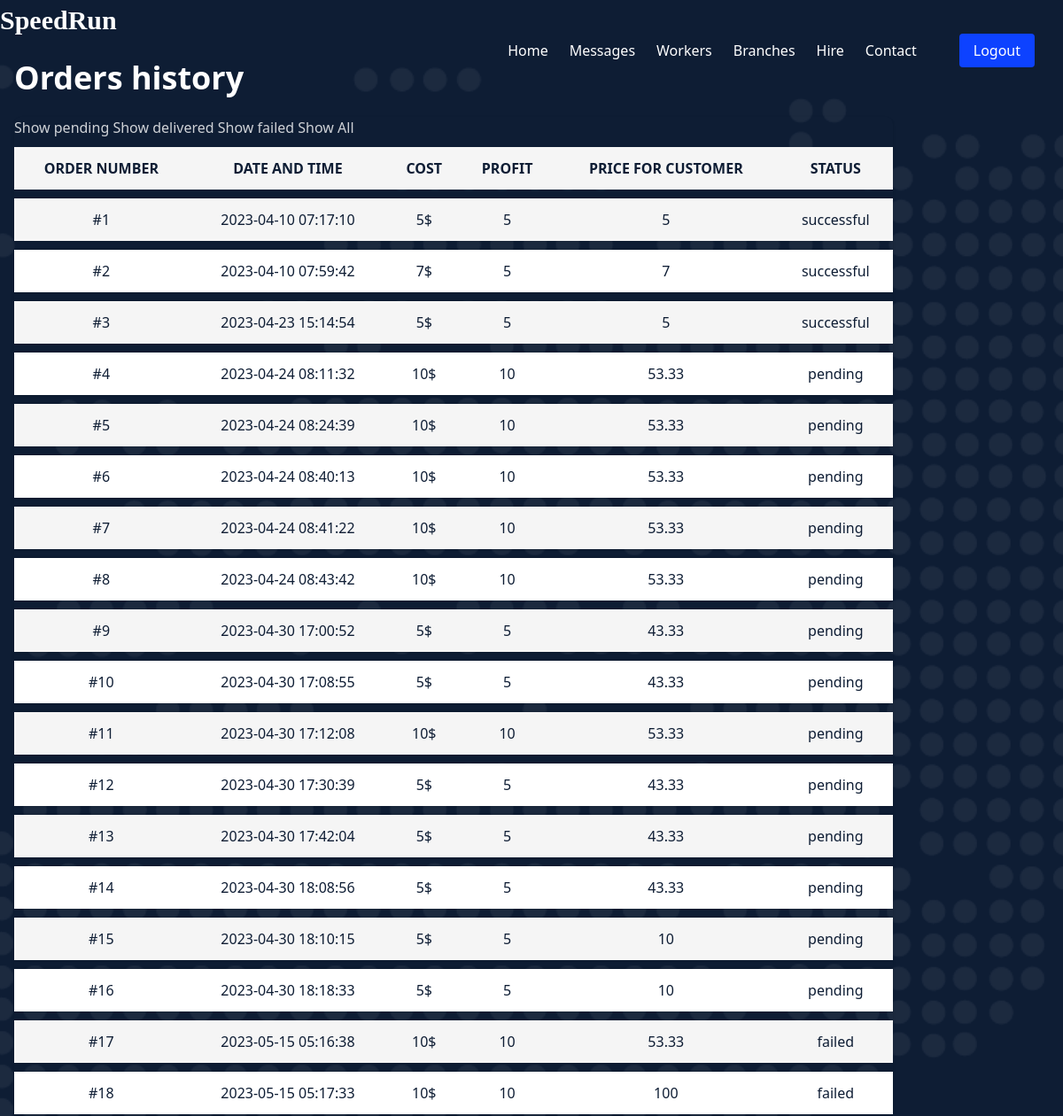
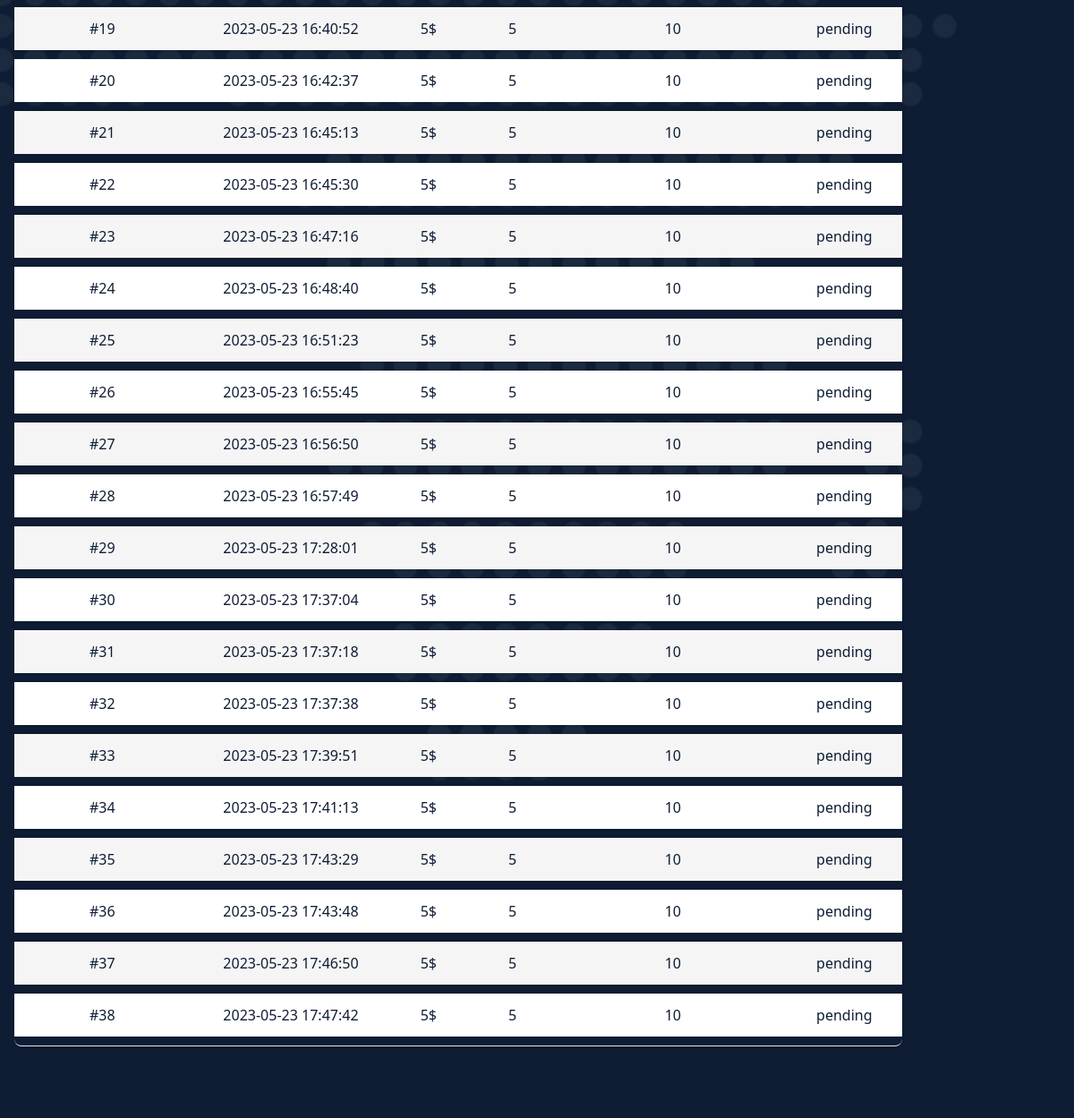
/php/profit.php (signed in), run on the app's committed database (2 pictures, top to bottom).
### tables this page shows
CREATE TABLE `orders` (
  `o_id` int(11) NOT NULL,
  `p_id` int(11) DEFAULT NULL,
  `c_id` int(11) DEFAULT NULL,
  `status` enum('successful','pending','failed','') NOT NULL DEFAULT 'pending',
  `date` timestamp NOT NULL DEFAULT current_timestamp(),
  `pic` longblob DEFAULT NULL
);

CREATE TABLE `packages` (
  `p_id` int(11) NOT NULL,
  `width` float NOT NULL,
  `height` float NOT NULL,
  `weight` float NOT NULL,
  `message` text DEFAULT NULL,
  `to_name` varchar(255) DEFAULT NULL,
  `to_phone` varchar(100) DEFAULT NULL,
  `to_address` varchar(255) NOT NULL,
  `p_longitude` decimal(11,8) DEFAULT NULL,
  `p_latitude` decimal(10,8) DEFAULT NULL,
  `to_district` varchar(255) NOT NULL,
  `fragile` tinyint(1) NOT NULL DEFAULT 0,
  `o_price` float NOT NULL DEFAULT 0,
  `cost` float NOT NULL,
  `charge` float NOT NULL DEFAULT 5,
  `f_price` float NOT NULL,
  `pay_at_delivery` tinyint(1) NOT NULL DEFAULT 1
);

### php/profit.php (the view, shortened to what this page needs)
<!DOCTYPE html>
<html>
<head>
  <link href="https://cdn.jsdelivr.net/npm/tailwindcss@2.2.16/dist/tailwind.min.css" rel="stylesheet">
  <link rel="stylesheet" href="../assets/css/header.css">
  <link rel="stylesheet" href="../assets/css/manager.css">
  <link href="assets/vendor/bootstrap-icons/bootstrap-icons.css" rel="stylesheet">
  <link href="assets/vendor/fontawesome-free/css/all.min.css" rel="stylesheet">
  <link href="assets/vendor/glightbox/css/glightbox.min.css" rel="stylesheet">
  <link href="assets/vendor/swiper/swiper-bundle.min.css" rel="stylesheet">
  <link href="assets/vendor/aos/aos.css" rel="stylesheet">
</head>
<body>
  <header id="header" class="header d-flex alignems-center fixed-top ">
    <div class="container-fluid container-xl d-flex alignems-center justify-content-between">
      <a href="../CEO.php" class="logo d-flex alignems-center">
        <h1 style="font-family: 'Libre Baskerville', serif;">SpeedRun</h1>
      </a>
      <nav id="navbar" class="navbar">
        <?php
        if ($_SESSION['type'] == 'CEO') {
        ?>
          <ul>
            <li><a href="../CEO.php" class="active">Home</a></li>
            <li><a href="viewWorker.php">Workers</a></li>
            <li><a href="../hire.php">Hire</a></li>
            <li><a href="../addBranches.php">Branches</a></li>
            <li><a href="profit.php">Statistics</a></li>
            <li><a href="../viewMessages.php">Messages</a></li>
            <li><a class="get-a-quote" href="logout.php">Logout</a></li>
          </ul>
        <?php } else { ?>
          <ul>
            <li><a href="../IT.php" class="active">Home</a></li>
            <li><a href="../viewMessages.php">Messages</a></li>
            <li><a href="viewWorker.php">Workers</a></li>
            <li><a href="../addBranches.php">Branches</a></li>
            <li><a href="hire.php">Hire</a></li>
            <li><a href="../IT.php#IT_message">Contact</a></li>
            <li><a class="get-a-quote" href="logout.php">Logout</a></li>
          </ul>
        <?php } ?>
      </nav>
    </div>
  </header>
  <section id="hero" class="hero " style="padding-top: 20px; height: 100%; ">
    <div class="container">
      <div class="container mx-auto px-4 py-12">
        <h1 class="text-4xl font-bold mb-6" style="color:white;">Orders history</h1>
        <div class="shadow overflow-hidden border-b border-gray-200 sm:rounded-lg mb-8">
          <a href="http://localhost/seniorProject/php/profit.php?status=pending"><button class="show-all-button" name="show" type="submit" id="showButton">Show pending</button> </a>
          <a href="http://localhost/seniorProject/php/profit.php?status=successful"><button class="show-all-button" name="show" type="submit" id="showButton">Show delivered</button> </a>
          <a href="http://localhost/seniorProject/php/profit.php?status=failed"><button class="show-all-button" name="show" type="submit" id="showButton">Show failed</button> </a>
          <a href="http://localhost/seniorProject/php/profit.php"><button class="show-all-button" name="show" type="submit" id="showButton">Show All</button> </a>
          <table class="table table-striped">
            <thead>
              <tr>
                <th>Order number </th>
                <th>Date and time</th>
                <th>Cost</th>
                <th>Profit</th>
                <th>Price for customer</th>
                <th>status</th>
              </tr>
            </thead>
            <tbody>
              <?php
              require_once('connection.php');
              $query = 0;
              if (isset($_GET['status'])) {
                $status = $_GET['status'];
                $query = "SELECT * FROM orders NATURAL JOIN packages WHERE status='$status' ORDER BY date";
              } else {
                $query = "SELECT * FROM orders NATURAL JOIN packages ORDER BY date";
              }
              $result = mysqli_query($link, $query);
              if (($result) && (mysqli_num_rows($result) > 0)) {
                while ($row = mysqli_fetch_assoc($result)) {
                  echo "<tr>
                  <td>#" . $row["o_id"] . "</td>
                  <td>" . $row["date"] . "</td>
                  <td>" . $row["cost"] . "$</td>
                  <td>" . $row["charge"] . "</td>
                  <td>" . $row["f_price"] . "</td>
                  <td>" . $row["status"] . "</td>
                  </tr>";
                }
              }
              ?>
            </tbody>
          </table>
        </div>
      </div>
    </div>
  </section>
</body>
</html>

### assets/css/header.css (style rules this page uses)
#header { background-color: #0e1d34; }
#navbar ul { display: flex; justify-content: flex-end; }
.logo { margin-right: auto; padding: auto; }
.header.fixed-top { position: fixed; top: 0; left: 0; right: 0; z-index: 1030; }
#navbar ul li { margin-left: 1.5rem; }
#navbar ul li a { color: #ffffff; }
.get-a-quote { background-color: #0d42ff; color: #0e1d34; padding: 8px 16px; border-radius: 4px; margin-left: 1.5rem; margin-right: 2rem; }
.header .logo h1 { font-size: 30px; margin: 0; font-weight: 700; color: #fff; font-family: var(--font-primary); }

### assets/css/manager.css (style rules this page uses)
html { height: 100%; }
.hero { width: 100%; min-height: 100vh; background-color: #0e1d34; background-image: url("../img/hero-bg.png"); background-size: cover; background-repeat: no-repeat; background-position: center center; color: rgba(255, 255, 255, 0.8); overflow: auto; }
html, body { margin: 0; padding: 0; height: 100%; }
.table { width: 100%; max-width: 1200px; margin: 0 auto; border-collapse: separate; border-spacing: 0 10px; }
.table th, .table td { padding: 12px; vertical-align: middle; text-align: center; color:#0e1d34; }
.table th { background-color: #f5f5f5; font-weight: bold; text-transform: uppercase; }
.table tbody tr { background-color: #fff; border-radius: 4px; box-shadow: 0 0 4px rgba(0, 0, 0, 0.2); }
.table-striped tbody tr:nth-of-type(odd) { background-color: #f5f5f5; }

### data on the page
orders: o_id "1", date "2023-04-10 07:17:10", p.cost "5", p.charge "5", p.f_price "5", status "successful"
orders: o_id "2", date "2023-04-10 07:59:42", p.cost "7", p.charge "5", p.f_price "7", status "successful"
orders: o_id "3", date "2023-04-23 15:14:54", p.cost "5", p.charge "5", p.f_price "5", status "successful"
orders: o_id "4", date "2023-04-24 08:11:32", p.cost "10", p.charge "10", p.f_price "53.33", status "pending"
orders: o_id "5", date "2023-04-24 08:24:39", p.cost "10", p.charge "10", p.f_price "53.33", status "pending"
orders: o_id "6", date "2023-04-24 08:40:13", p.cost "10", p.charge "10", p.f_price "53.33", status "pending"
orders: o_id "7", date "2023-04-24 08:41:22", p.cost "10", p.charge "10", p.f_price "53.33", status "pending"
orders: o_id "8", date "2023-04-24 08:43:42", p.cost "10", p.charge "10", p.f_price "53.33", status "pending"
orders: o_id "9", date "2023-04-30 17:00:52", p.cost "5", p.charge "5", p.f_price "43.33", status "pending"
orders: o_id "10", date "2023-04-30 17:08:55", p.cost "5", p.charge "5", p.f_price "43.33", status "pending"
orders: o_id "11", date "2023-04-30 17:12:08", p.cost "10", p.charge "10", p.f_price "53.33", status "pending"
orders: o_id "12", date "2023-04-30 17:30:39", p.cost "5", p.charge "5", p.f_price "43.33", status "pending"
orders: o_id "13", date "2023-04-30 17:42:04", p.cost "5", p.charge "5", p.f_price "43.33", status "pending"
orders: o_id "14", date "2023-04-30 18:08:56", p.cost "5", p.charge "5", p.f_price "43.33", status "pending"
orders: o_id "15", date "2023-04-30 18:10:15", p.cost "5", p.charge "5", p.f_price "10", status "pending"
orders: o_id "16", date "2023-04-30 18:18:33", p.cost "5", p.charge "5", p.f_price "10", status "pending"
orders: o_id "17", date "2023-05-15 05:16:38", p.cost "10", p.charge "10", p.f_price "53.33", status "failed"
orders: o_id "18", date "2023-05-15 05:17:33", p.cost "10", p.charge "10", p.f_price "100", status "failed"
orders: o_id "19", date "2023-05-23 16:40:52", p.cost "5", p.charge "5", p.f_price "10", status "pending"
orders: o_id "20", date "2023-05-23 16:42:37", p.cost "5", p.charge "5", p.f_price "10", status "pending"
orders: o_id "21", date "2023-05-23 16:45:13", p.cost "5", p.charge "5", p.f_price "10", status "pending"
orders: o_id "22", date "2023-05-23 16:45:30", p.cost "5", p.charge "5", p.f_price "10", status "pending"
orders: o_id "23", date "2023-05-23 16:47:16", p.cost "5", p.charge "5", p.f_price "10", status "pending"
orders: o_id "24", date "2023-05-23 16:48:40", p.cost "5", p.charge "5", p.f_price "10", status "pending"
orders: o_id "25", date "2023-05-23 16:51:23", p.cost "5", p.charge "5", p.f_price "10", status "pending"
orders: o_id "26", date "2023-05-23 16:55:45", p.cost "5", p.charge "5", p.f_price "10", status "pending"
orders: o_id "27", date "2023-05-23 16:56:50", p.cost "5", p.charge "5", p.f_price "10", status "pending"
orders: o_id "28", date "2023-05-23 16:57:49", p.cost "5", p.charge "5", p.f_price "10", status "pending"
orders: o_id "29", date "2023-05-23 17:28:01", p.cost "5", p.charge "5", p.f_price "10", status "pending"
orders: o_id "30", date "2023-05-23 17:37:04", p.cost "5", p.charge "5", p.f_price "10", status "pending"
orders: o_id "31", date "2023-05-23 17:37:18", p.cost "5", p.charge "5", p.f_price "10", status "pending"
orders: o_id "32", date "2023-05-23 17:37:38", p.cost "5", p.charge "5", p.f_price "10", status "pending"
orders: o_id "33", date "2023-05-23 17:39:51", p.cost "5", p.charge "5", p.f_price "10", status "pending"
orders: o_id "34", date "2023-05-23 17:41:13", p.cost "5", p.charge "5", p.f_price "10", status "pending"
orders: o_id "35", date "2023-05-23 17:43:29", p.cost "5", p.charge "5", p.f_price "10", status "pending"
orders: o_id "36", date "2023-05-23 17:43:48", p.cost "5", p.charge "5", p.f_price "10", status "pending"
orders: o_id "37", date "2023-05-23 17:46:50", p.cost "5", p.charge "5", p.f_price "10", status "pending"
orders: o_id "38", date "2023-05-23 17:47:42", p.cost "5", p.charge "5", p.f_price "10", status "pending"
